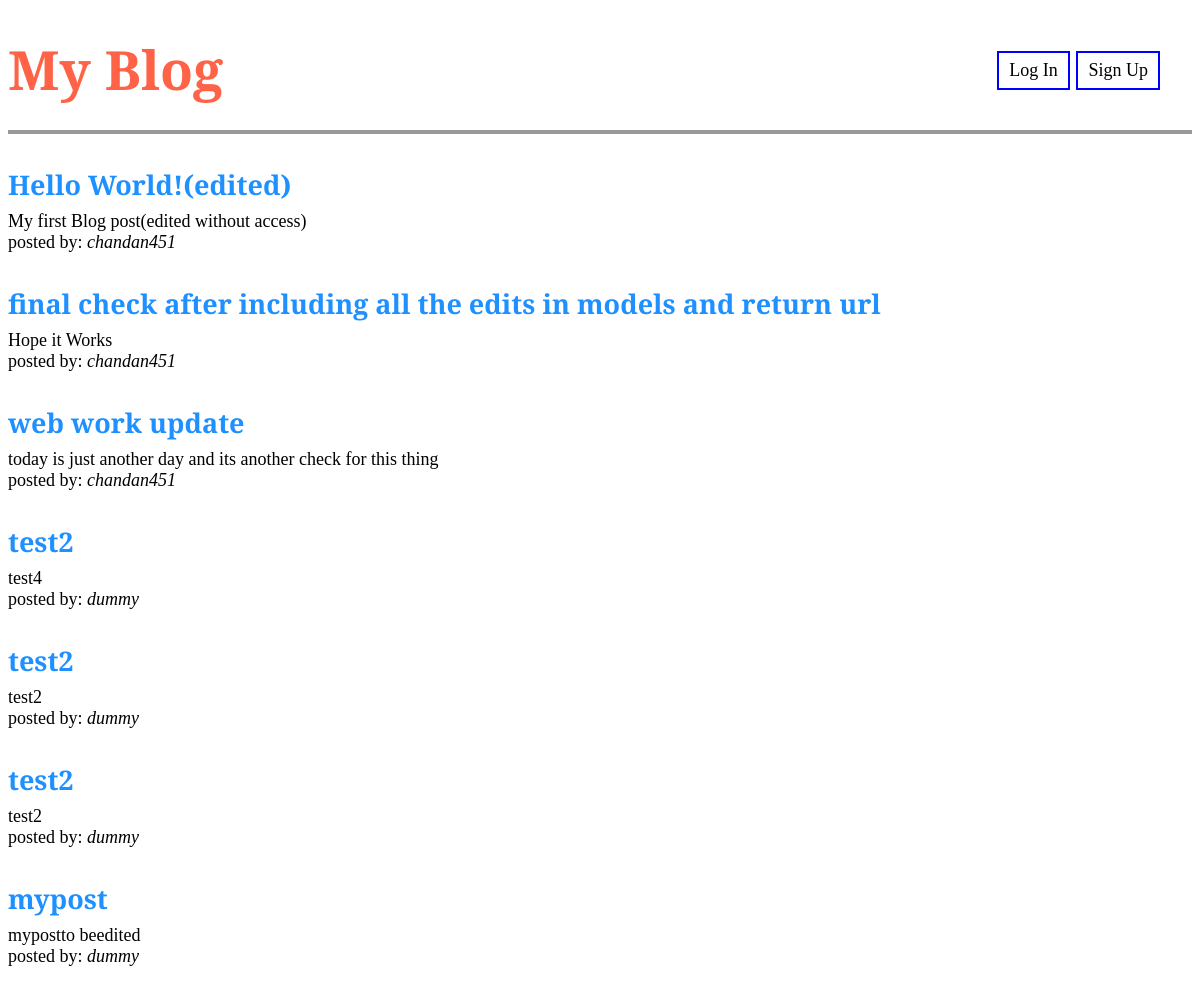
The page / on the database its author committed.
### blog/models.py (models this page shows, shortened)
class Post(models.Model):
    title  = models.CharField(max_length=200)
    author = models.ForeignKey(User, on_delete=models.CASCADE)
    body   = models.TextField()

### blog/views.py (the view)
# urls.py: path('', BlogListView.as_view(), name='home'),
class BlogListView(ListView):
    model = Post
    template_name = 'home.html'

### templates/home.html
{% extends 'base.html' %}
{% block content %}
  {% for post in object_list %}
    <div class='post-entry'>
        <h2><a href="{% url 'post_detail' post.pk %}">{{ post.title }}</a></h2>
        <p>{{ post.body }}</p>
        {% if post.author == user %}
        <p>My Post</p>
        {% else %}
        <p>posted by: <i>{{ post.author }}</i></p>
        {% endif %}
    </div>
  {% endfor %}
{% endblock content %}

### static/css/base.css (style rules this page uses)
body { font-family: 'Crimson Pro', serif; font-size: 18px; }
.post-entry { margin-bottom: 2rem; }
.post-entry h2 { margin: 0.5rem 0; post-entrycolor: blueviolet; }
.post-entry h2 a { color: dodgerblue; text-decoration: none; }
.post-entry p { margin: 0; font-weight: 400; }

### rows shown on the page
Post: title "Hello World!(edited)", body "My first Blog post(edited without access)", author "chandan451"
Post: title "final check after including all the edits in models and return url", body "Hope it Works", author "chandan451"
Post: title "web work update", body "today is just another day and its another check for this thing", author "chandan451"
Post: title "test2", body "test4", author "dummy"
Post: title "test2", body "test2", author "dummy"
Post: title "test2", body "test2", author "dummy"
Post: title "mypost", body "mypostto beedited", author "dummy"
